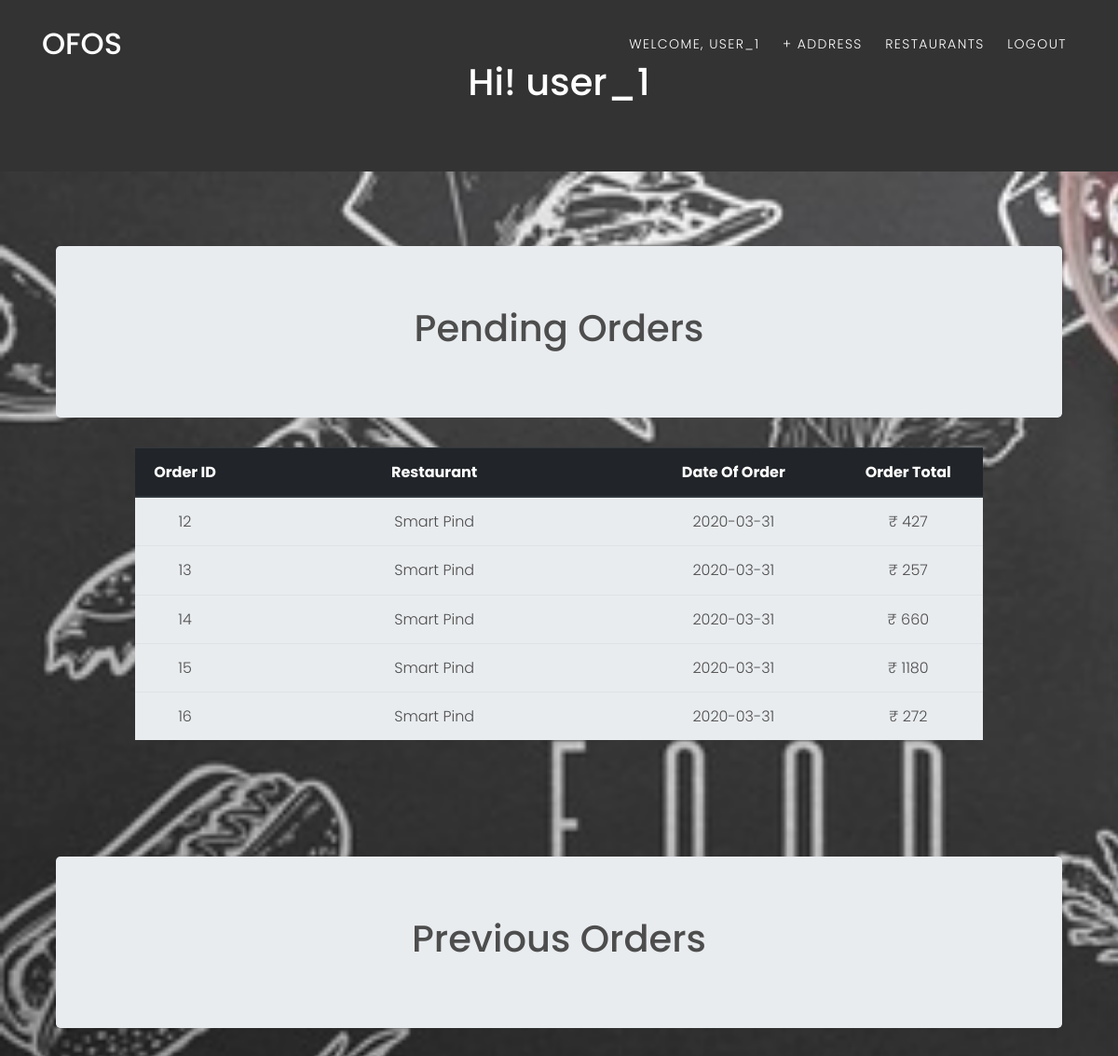
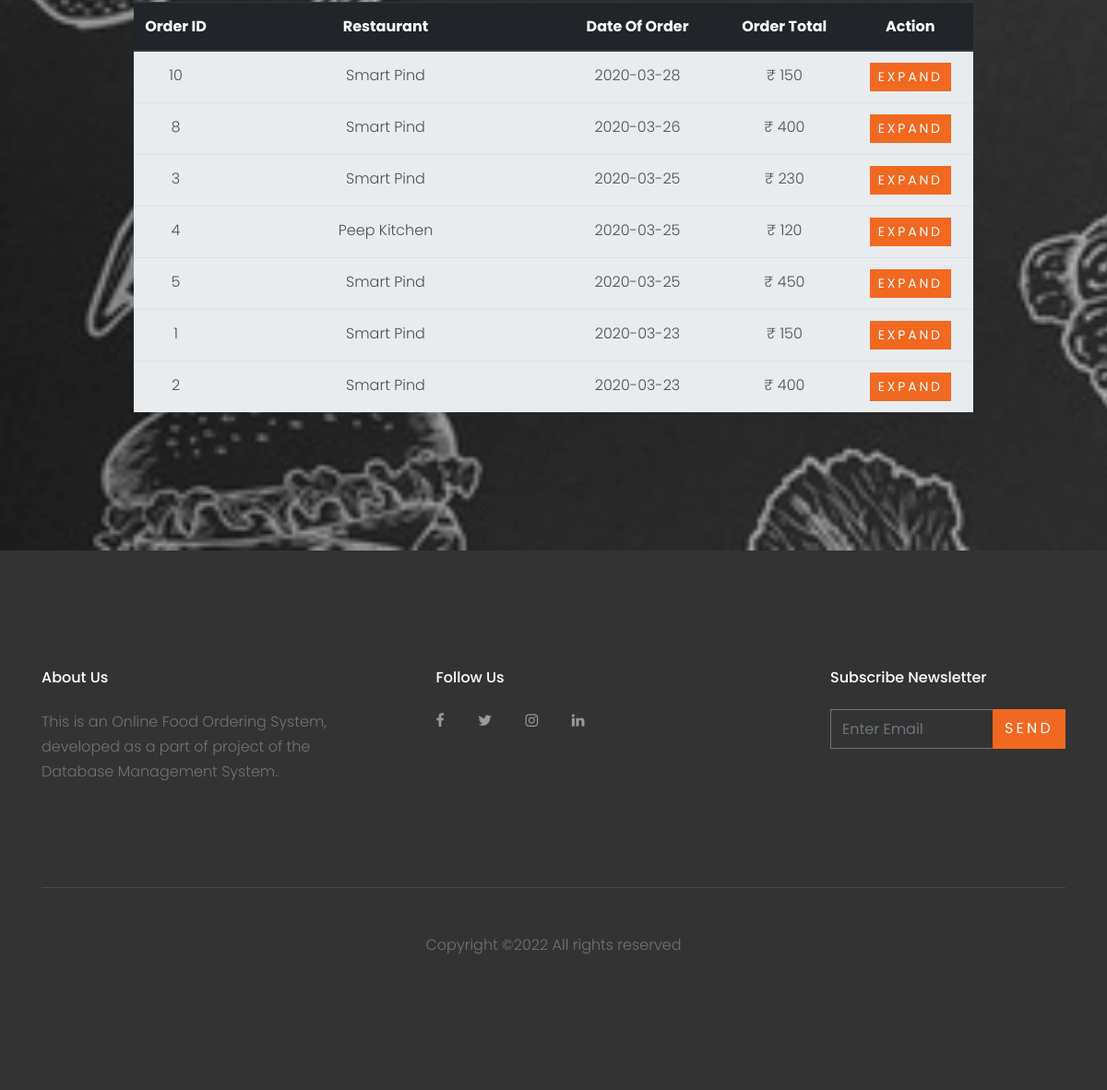
/customer.php (signed in), run on the app's committed database (2 pictures, top to bottom).
### tables this page shows
CREATE TABLE `customer` (
  `username` varchar(30) NOT NULL,
  `name` varchar(30) NOT NULL,
  `email` varchar(30) NOT NULL,
  `password` varchar(30) NOT NULL,
  `contact_no` varchar(30) NOT NULL
);

CREATE TABLE `orders` (
  `order_ID` int(30) NOT NULL,
  `total_price` varchar(30) NOT NULL,
  `order_date` date NOT NULL,
  `order_status` varchar(30) NOT NULL,
  `delivery_address` varchar(70) NOT NULL,
  `username` varchar(30) NOT NULL,
  `R_ID` int(30) NOT NULL
);

CREATE TABLE `restaurant` (
  `R_ID` int(30) NOT NULL,
  `name` varchar(30) NOT NULL,
  `location` varchar(30) NOT NULL,
  `phone_number` varchar(30) NOT NULL,
  `rating` float(2,1) NOT NULL
);

### customer.php (the view, shortened to what this page needs)
<?php
$conn = Connect();
?>
<!DOCTYPE html>
<html lang="en">
  <head>
    <link rel="stylesheet" href="fonts/icomoon/style.css">
    <link rel="stylesheet" href="css/bootstrap.min.css">
    <link rel="stylesheet" href="css/magnific-popup.css">
    <link rel="stylesheet" href="css/jquery-ui.css">
    <link rel="stylesheet" href="css/owl.carousel.min.css">
    <link rel="stylesheet" href="css/owl.theme.default.min.css">
    <link rel="stylesheet" href="css/bootstrap-datepicker.css">
    <link rel="stylesheet" href="fonts/flaticon/font/flaticon.css">
    <link rel="stylesheet" href="css/aos.css">
    <link rel="stylesheet" href="css/style.css">
  </head>
  <body data-spy="scroll" data-target=".site-navbar-target" data-offset="200">
    <header class="site-navbar py-3 js-site-navbar site-navbar-target" role="banner" id="site-navbar">
      <div class="container">
        <div class="row align-items-center">
          <div class="col-11 col-xl-2 site-logo">
            <h1 class="mb-0"><a href="index.php" class="text-white h2 mb-0">OFOS</a></h1>
          </div>
          <div class="col-12 col-md-10 d-none d-xl-block">
            <nav class="site-navigation position-relative text-right" role="navigation">
              <ul class="site-menu js-clone-nav mx-auto d-none d-lg-block">
                <li><a href="customer.php" class="nav-link">Welcome, <?php echo $_SESSION["login_customer"]?></a></li>
                <li><a href="#" class="nav-link" data-toggle="modal" data-target="#add_address">+ Address</a></li>
                <li><a href="restaurant_choose.php"><span class="glyphicon glyphicon-shopping-cart"></span>Restaurants</a></li>
                <li><a href="logout.php" class="nav-link">Logout</a></li>
              </ul>
            </nav>
          </div>
          </div>
        </div>
    </header>
    <?php
        if(isset($_SESSION["login_customer"])) {
            $username = $_SESSION["login_customer"];
            $query = "select * from customer where username='".$username."'";
            $result = mysqli_query($conn, $query);
            $row = mysqli_fetch_assoc($result);
            $name = $row["name"];
        }
    ?>
    <div class="jumbotron" style="color: #FFFFFF; margin-bottom: 0rem; background: #333333; border-radius:0rem">
        <div class="container text-center">
            <h1>Hi! <?php echo $name ?></h1>
        </div>
    </div>
    <div class="site-section" id="section-home" style="background-image: url(images/food_bg.jpg); background-size: cover;">
      <div class="container">
      <div class="row align-items-center justify-content-center text-center">
        <div class="col-md-12" data-aos="fade-up" data-aos-delay="400">
            <div class="container">
                <div class="jumbotron">
                    <h1>Pending Orders</h1>
                </div>
            </div>
            <div class="table-responsive" style="padding-left: 100px; padding-right: 100px;" >
                <table class="table table-striped">
                    <thead class="thead-dark">
                        <tr>
                            <th width="10%">Order ID</th>
                            <th width="40%">Restaurant</th>
                            <th width="20%">Date Of Order</th>
                            <th width="15%">Order Total</th>
                        </tr>
                    </thead>
        <?php
            $username = $_SESSION["login_customer"];
            $query = "select * from orders where username='".$username."' and order_status='PLACED' order by order_date desc";
            $result = mysqli_query($conn,$query);
            if($result) {
                while($row = mysqli_fetch_assoc($result)) {
        ?>
                  <tr style="background-color: #e9ecef">
                      <td><?php echo $row["order_ID"]; ?></td>
                      <?php $query1 = "select name from restaurant where R_ID=".$row["R_ID"].""; $res = mysqli_query($conn,$query1); $res_name = mysqli_fetch_assoc($res); ?>
                      <td><?php echo $res_name["name"] ?></td>
                      <td><?php echo $row["order_date"] ?></td>
                      <td>&#8377; <?php echo $row["total_price"]; ?></td>
                  </tr>
        <?php
                }
            }
        ?>
        </table>
        </div>
        <br><br><br><br>
        <div class="row align-items-center justify-content-center text-center">
            <div class="col-md-12" data-aos="fade-up" data-aos-delay="400">
                <div class="container">
                    <div class="jumbotron">
                        <h1>Previous Orders</h1>
                    </div>
                </div>
                <div class="table-responsive" style="padding-left: 100px; padding-right: 100px;" >
                    <table class="table table-striped">
                        <thead class="thead-dark">
                            <tr>
                                <th width="10%">Order ID</th>
                                <th width="40%">Restaurant</th>
                                <th width="20%">Date Of Order</th>
                                <th width="15%">Order Total</th>
                                <th width="15%">Action</th>
                            </tr>
                        </thead>
            <?php
                $username = $_SESSION["login_customer"];
                $query = "select * from orders where username='".$username."' and order_status='DELIVERED' order by order_date desc";
                $result = mysqli_query($conn,$query);
                if($result) {
                    while($row = mysqli_fetch_assoc($result)) {
            ?>
                      <tr style="background-color: #e9ecef">
                          <td><?php echo $row["order_ID"]; ?></td>
                          <?php $query1 = "select name from restaurant where R_ID=".$row["R_ID"].""; $res = mysqli_query($conn,$query1); $res_name = mysqli_fetch_assoc($res); ?>
                          <td><?php echo $res_name["name"] ?></td>
                          <td><?php echo $row["order_date"] ?></td>
                          <td>&#8377; <?php echo $row["total_price"]; ?></td>
                          <td><button type="button" class="btn btn-primary btn-sm" data-toggle="modal" data-target="#order<?php echo $row['order_ID'] ?>">
                                    Expand
                          </button></td>
                      </tr>
            <?php
                    }
                }
            ?>
            </table>
        </div>
        <br><br>
              </div>
              </div>
            </div>
        </div>
      </div>
    </div>
<footer class="site-footer">
      <div class="container">
        <div class="row">
          <div class="col-md-9">
            <div class="row">
              <div class="col-md-5 mr-auto">
                <h2 class="footer-heading mb-4">About Us</h2>
                <p>This is an Online Food Ordering System, developed as a part of project of the Database Management System.</p>
              </div>
              <div class="col-md-6">
                <h2 class="footer-heading mb-4">Follow Us</h2>
                <a href="#" class="pl-0 pr-3"><span class="icon-facebook"></span></a>
                <a href="#" class="pl-3 pr-3"><span class="icon-twitter"></span></a>
                <a href="#" class="pl-3 pr-3"><span class="icon-instagram"></span></a>
                <a href="#" class="pl-3 pr-3"><span class="icon-linkedin"></span></a>
              </div>
            </div>
          </div>
          <div class="col-md-3">
            <h2 class="footer-heading mb-4">Subscribe Newsletter</h2>
            <form action="#" method="post">
              <div class="input-group mb-3">
                <input type="text" class="form-control border-secondary text-white bg-transparent" placeholder="Enter Email" aria-label="Enter Email" aria-describedby="button-addon2">
                <div class="input-group-append">
                  <button class="btn btn-primary text-white" type="button" id="button-addon2">Send</button>
                </div>
              </div>
            </form>
          </div>
        </div>
        <div class="row pt-5 mt-5 text-center">
          <div class="col-md-12">
            <div class="border-top pt-5">
              <p>
            Copyright &copy;<script>document.write(new Date().getFullYear());</script> All rights reserved
            </p>
            </div>
          </div>
        </div>
      </div>
    </footer>
  </body>
</html>

### css/style.css (style rules this page uses)
body { line-height: 1.7; color: #4d4d4d; font-weight: 300; font-size: 1rem; }
a { -webkit-transition: .3s all ease; -o-transition: .3s all ease; transition: .3s all ease; }
h1, h2, h3, h4, h5, .h1, .h2, .h3, .h4, .h5 { font-family: "Poppins", -apple-system, BlinkMacSystemFont, "Segoe UI", Roboto, "Helvetica Neue", Arial, sans-serif, "Apple Color Emoji", "Segoe UI Emoji", "Segoe UI Symbol", "Noto Color Emoji"; }
.btn { text-transform: uppercase; letter-spacing: .2em; border-radius: 0; }
.form-control { height: 43px; border-radius: 0; }
.site-section { padding: 2.5em 0; }
@media (min-width: 768px) { .site-section { padding: 5em 0; } }
.border-top { border-top: 1px solid #edf0f5 !important; }
.site-footer { padding: 4em 0; background: #333333; }
@media (min-width: 768px) { .site-footer { padding: 8em 0; } }
.site-footer .border-top { border-top: 1px solid rgba(255, 255, 255, 0.1) !important; }
.site-footer p { color: #737373; }
.site-footer h2, .site-footer h3, .site-footer h4, .site-footer h5 { color: #fff; }
.site-footer a { color: #999999; }
.site-footer .footer-heading { font-size: 16px; color: #fff; }
.site-navbar { margin-bottom: 0px; z-index: 1999; position: absolute; width: 100%; }
.site-navbar .site-logo { position: relative; top: -4px; }
.site-navbar .site-logo a { color: #fff; }
.site-navbar .site-navigation .site-menu { margin-bottom: 0; }
.site-navbar .site-navigation .site-menu a { text-decoration: none !important; display: inline-block; text-transform: uppercase; letter-spacing: .1em; font-size: 14px; }
.site-navbar .site-navigation .site-menu > li { display: inline-block; padding: 10px 10px; }
.site-navbar .site-navigation .site-menu > li > a { padding: 10px 0px; color: #fff; text-decoration: none !important; }
.site-mobile-menu .site-nav-wrap { padding: 0; margin: 0; list-style: none; position: relative; }
.site-mobile-menu .site-nav-wrap a { padding: 10px 20px; display: block; position: relative; color: #212529; }
.site-mobile-menu .site-nav-wrap li { position: relative; display: block; }
.site-mobile-menu .site-nav-wrap > li { display: block; position: relative; float: left; width: 100%; }
.site-mobile-menu .site-nav-wrap > li > a { padding-left: 20px; font-size: 20px; }

### data on the page
customer: name "user_1"
orders: order_ID "12", R_ID.name "Smart Pind", order_date "2020-03-31", total_price "427"
orders: order_ID "13", R_ID.name "Smart Pind", order_date "2020-03-31", total_price "257"
orders: order_ID "14", R_ID.name "Smart Pind", order_date "2020-03-31", total_price "660"
orders: order_ID "15", R_ID.name "Smart Pind", order_date "2020-03-31", total_price "1180"
orders: order_ID "16", R_ID.name "Smart Pind", order_date "2020-03-31", total_price "272"
orders: order_ID "10", R_ID.name "Smart Pind", order_date "2020-03-28", total_price "150"
orders: order_ID "8", R_ID.name "Smart Pind", order_date "2020-03-26", total_price "400"
orders: order_ID "3", R_ID.name "Smart Pind", order_date "2020-03-25", total_price "230"
orders: order_ID "4", R_ID.name "Peep Kitchen", order_date "2020-03-25", total_price "120"
orders: order_ID "5", R_ID.name "Smart Pind", order_date "2020-03-25", total_price "450"
orders: order_ID "1", R_ID.name "Smart Pind", order_date "2020-03-23", total_price "150"
orders: order_ID "2", R_ID.name "Smart Pind", order_date "2020-03-23", total_price "400"

### other printed values
$_SESSION["login_customer"] "USER_1"
